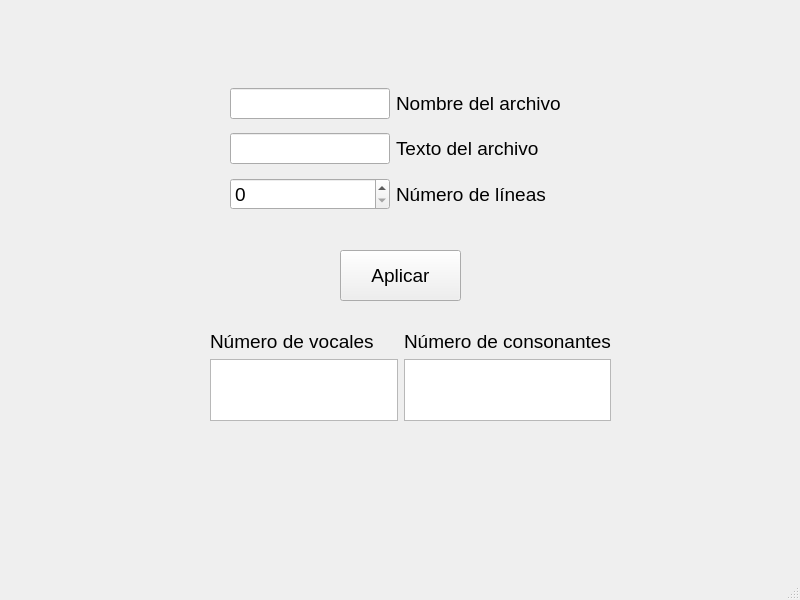
<?xml version="1.0" encoding="UTF-8"?>
<ui version="4.0">
 <class>CreadorArchivos</class>
 <widget class="QMainWindow" name="CreadorArchivos">
  <property name="geometry">
   <rect>
    <x>0</x>
    <y>0</y>
    <width>800</width>
    <height>600</height>
   </rect>
  </property>
  <property name="windowTitle">
   <string>MainWindow</string>
  </property>
  <widget class="QWidget" name="centralwidget">
   <widget class="QPushButton" name="pushButton">
    <property name="geometry">
     <rect>
      <x>340</x>
      <y>250</y>
      <width>121</width>
      <height>51</height>
     </rect>
    </property>
    <property name="font">
     <font>
      <pointsize>14</pointsize>
     </font>
    </property>
    <property name="text">
     <string>Aplicar</string>
    </property>
   </widget>
   <widget class="QWidget" name="gridLayoutWidget_2">
    <property name="geometry">
     <rect>
      <x>210</x>
      <y>330</y>
      <width>401</width>
      <height>91</height>
     </rect>
    </property>
    <layout class="QGridLayout" name="gridLayout_5">
     <item row="0" column="1">
      <widget class="QLabel" name="label_11">
       <property name="font">
        <font>
         <pointsize>14</pointsize>
        </font>
       </property>
       <property name="text">
        <string>Número de consonantes</string>
       </property>
      </widget>
     </item>
     <item row="0" column="0">
      <widget class="QLabel" name="label_12">
       <property name="font">
        <font>
         <pointsize>14</pointsize>
        </font>
       </property>
       <property name="text">
        <string>Número de vocales</string>
       </property>
      </widget>
     </item>
     <item row="1" column="1">
      <widget class="QTextBrowser" name="textBrowser_2">
       <property name="font">
        <font>
         <pointsize>14</pointsize>
        </font>
       </property>
      </widget>
     </item>
     <item row="1" column="0">
      <widget class="QTextBrowser" name="textBrowser">
       <property name="font">
        <font>
         <pointsize>14</pointsize>
        </font>
       </property>
      </widget>
     </item>
    </layout>
   </widget>
   <widget class="QWidget" name="gridLayoutWidget">
    <property name="geometry">
     <rect>
      <x>230</x>
      <y>80</y>
      <width>331</width>
      <height>141</height>
     </rect>
    </property>
    <layout class="QGridLayout" name="gridLayout_6">
     <item row="2" column="0">
      <widget class="QSpinBox" name="spinBox">
       <property name="font">
        <font>
         <pointsize>14</pointsize>
        </font>
       </property>
      </widget>
     </item>
     <item row="2" column="1">
      <widget class="QLabel" name="label_15">
       <property name="font">
        <font>
         <pointsize>14</pointsize>
        </font>
       </property>
       <property name="text">
        <string>Número de líneas</string>
       </property>
      </widget>
     </item>
     <item row="0" column="0">
      <widget class="QLineEdit" name="lineEdit">
       <property name="font">
        <font>
         <pointsize>14</pointsize>
        </font>
       </property>
      </widget>
     </item>
     <item row="0" column="1">
      <widget class="QLabel" name="label_13">
       <property name="font">
        <font>
         <pointsize>14</pointsize>
        </font>
       </property>
       <property name="text">
        <string>Nombre del archivo</string>
       </property>
      </widget>
     </item>
     <item row="1" column="0">
      <widget class="QLineEdit" name="lineEdit_2">
       <property name="font">
        <font>
         <pointsize>14</pointsize>
        </font>
       </property>
      </widget>
     </item>
     <item row="1" column="1">
      <widget class="QLabel" name="label_14">
       <property name="font">
        <font>
         <pointsize>14</pointsize>
        </font>
       </property>
       <property name="text">
        <string>Texto del archivo</string>
       </property>
      </widget>
     </item>
    </layout>
   </widget>
  </widget>
  <widget class="QMenuBar" name="menubar">
   <property name="geometry">
    <rect>
     <x>0</x>
     <y>0</y>
     <width>800</width>
     <height>22</height>
    </rect>
   </property>
  </widget>
  <widget class="QStatusBar" name="statusbar"/>
 </widget>
 <resources/>
 <connections/>
 <designerdata>
  <property name="gridDeltaX">
   <number>10</number>
  </property>
  <property name="gridDeltaY">
   <number>10</number>
  </property>
  <property name="gridSnapX">
   <bool>true</bool>
  </property>
  <property name="gridSnapY">
   <bool>true</bool>
  </property>
  <property name="gridVisible">
   <bool>true</bool>
  </property>
 </designerdata>
</ui>
